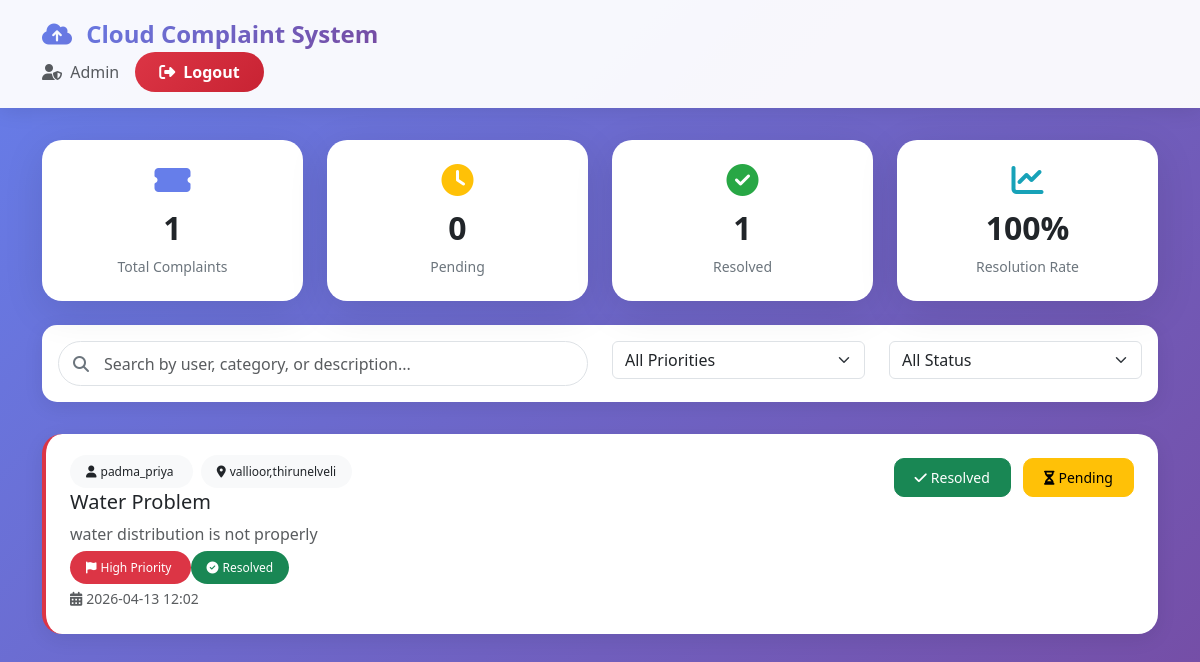
The page /admin (signed in) on the database its author committed.
### tables this page shows
CREATE TABLE complaints (
    id INTEGER PRIMARY KEY AUTOINCREMENT,
    user TEXT,
    category TEXT,
    description TEXT,
    location TEXT,
    priority TEXT,
    date TEXT,
    status TEXT
);

### app.py (the view)
@app.route('/admin')
def admin():
    if 'user' not in session or session.get('role') != 'admin':
        return "Access Denied ❌"
    db = get_db()
    complaints = db.execute("SELECT * FROM complaints").fetchall()
    return render_template("admin.html", complaints=complaints)

### app.py (called while the page is built)
def get_db():
    return sqlite3.connect("database.db")

### templates/admin.html (shortened to what this page needs)
<!DOCTYPE html>
<html lang="en">
<head>
    <link href="https://cdn.jsdelivr.net/npm/bootstrap@5.3.0/dist/css/bootstrap.min.css" rel="stylesheet">
    <link rel="stylesheet" href="https://cdnjs.cloudflare.com/ajax/libs/font-awesome/6.5.1/css/all.min.css">
</head>
<body>
<nav class="navbar-glass">
    <div class="container">
        <span class="navbar-brand">
            <i class="fas fa-cloud-upload-alt me-2"></i>
            Cloud Complaint System
        </span>
        <div class="d-flex align-items-center">
            <span class="text-muted me-3">
                <i class="fas fa-user-shield me-1"></i>
                Admin
            </span>
            <a href="/logout" class="logout-btn">
                <i class="fas fa-sign-out-alt me-2"></i>Logout
            </a>
        </div>
    </div>
</nav>
<div class="container">
    <div class="row">
        <div class="col-md-3">
            <div class="stat-card">
                <i class="fas fa-ticket-alt fa-2x mb-2" style="color: #667eea;"></i>
                <div class="stat-value">{{ complaints|length }}</div>
                <div class="stat-label">Total Complaints</div>
            </div>
        </div>
        <div class="col-md-3">
            <div class="stat-card">
                <i class="fas fa-clock fa-2x mb-2" style="color: #ffc107;"></i>
                <div class="stat-value" id="pendingCount">0</div>
                <div class="stat-label">Pending</div>
            </div>
        </div>
        <div class="col-md-3">
            <div class="stat-card">
                <i class="fas fa-check-circle fa-2x mb-2" style="color: #28a745;"></i>
                <div class="stat-value" id="resolvedCount">0</div>
                <div class="stat-label">Resolved</div>
            </div>
        </div>
        <div class="col-md-3">
            <div class="stat-card">
                <i class="fas fa-chart-line fa-2x mb-2" style="color: #17a2b8;"></i>
                <div class="stat-value" id="resolutionRate">0%</div>
                <div class="stat-label">Resolution Rate</div>
            </div>
        </div>
    </div>
    <div class="filter-bar">
        <div class="row">
            <div class="col-md-6 mb-3 mb-md-0">
                <div class="search-box">
                    <i class="fas fa-search"></i>
                    <input type="text" id="searchInput" class="form-control" placeholder="Search by user, category, or description...">
                </div>
            </div>
            <div class="col-md-3 mb-3 mb-md-0">
                <select id="priorityFilter" class="form-select">
                    <option value="all">All Priorities</option>
                </select>
            </div>
            <div class="col-md-3">
                <select id="statusFilter" class="form-select">
                    <option value="all">All Status</option>
                </select>
            </div>
        </div>
    </div>
    <div class="row">
        <div class="col-md-12">
            <div id="complaintsList">
                {% for c in complaints %}
                <div class="complaint-card priority-{{c[5]}}" data-priority="{{c[5]}}" data-status="{{c[7]}}" data-search="{{c[1]}} {{c[2]}} {{c[3]}}">
                    <div class="row">
                        <div class="col-md-8">
                            <div class="mb-2">
                                <span class="badge-custom bg-light me-2">
                                    <i class="fas fa-user me-1"></i>{{c[1]}}
                                </span>
                                <span class="badge-custom bg-light">
                                    <i class="fas fa-map-marker-alt me-1"></i>{{c[4]}}
                                </span>
                            </div>
                            <h5 class="mb-2">{{c[2]}}</h5>
                            <p class="text-muted mb-2">{{c[3]}}</p>
                            <div class="mb-2">
                                <span class="badge-custom {% if c[5] == 'High' %}bg-danger text-white{% elif c[5] == 'Medium' %}bg-warning text-dark{% else %}bg-success text-white{% endif %}">
                                    <i class="fas fa-flag me-1"></i>{{c[5]}} Priority
                                </span>
                                <span class="badge-custom {% if c[7] == 'Resolved' %}bg-success text-white{% else %}bg-warning text-dark{% endif %}">
                                    <i class="fas {% if c[7] == 'Resolved' %}fa-check-circle{% else %}fa-clock{% endif %} me-1"></i>{{c[7]}}
                                </span>
                            </div>
                            <small class="text-muted">
                                <i class="fas fa-calendar-alt me-1"></i>{{c[6]}}
                            </small>
                        </div>
                        <div class="col-md-4 text-md-end mt-3 mt-md-0">
                            <a href="/update_status/{{c[0]}}/Resolved" class="btn btn-success btn-sm btn-action me-2" onclick="return confirm('Mark this complaint as resolved?')">
                                <i class="fas fa-check me-1"></i>Resolved
                            </a>
                            <a href="/update_status/{{c[0]}}/Pending" class="btn btn-warning btn-sm btn-action" onclick="return confirm('Mark this complaint as pending?')">
                                <i class="fas fa-hourglass-half me-1"></i>Pending
                            </a>
                        </div>
                    </div>
                </div>
                {% endfor %}
            </div>
        </div>
    </div>
</div>
</body>
</html>

### templates/admin.html (style rules this page uses)
body { font-family: 'Segoe UI', Tahoma, Geneva, Verdana, sans-serif; background: linear-gradient(135deg, #667eea 0%, #764ba2 100%); min-height: 100vh; padding-bottom: 2rem; }
.navbar-glass { background: rgba(255, 255, 255, 0.95); box-shadow: 0 2px 20px rgba(0,0,0,0.1); padding: 1rem 0; margin-bottom: 2rem; }
.navbar-brand { font-weight: 800; font-size: 1.5rem; background: linear-gradient(135deg, #667eea 0%, #764ba2 100%); -webkit-background-clip: text; -webkit-text-fill-color: transparent; }
.stat-card { background: white; border-radius: 20px; padding: 1.5rem; margin-bottom: 1.5rem; box-shadow: 0 10px 40px rgba(0,0,0,0.1); transition: transform 0.3s ease; text-align: center; }
.stat-value { font-size: 2rem; font-weight: 800; margin-bottom: 0.25rem; }
.stat-label { color: #6c757d; font-size: 0.875rem; font-weight: 500; }
.complaint-card { background: white; border-radius: 20px; padding: 1.5rem; margin-bottom: 1.5rem; box-shadow: 0 5px 20px rgba(0,0,0,0.08); transition: all 0.3s ease; border-left: 4px solid; }
.priority-High { border-left-color: #dc3545; }
.badge-custom { padding: 0.5rem 1rem; border-radius: 50px; font-weight: 500; font-size: 0.75rem; }
.filter-bar { background: white; border-radius: 15px; padding: 1rem; margin-bottom: 2rem; box-shadow: 0 5px 20px rgba(0,0,0,0.08); }
.search-box { position: relative; }
.search-box i { position: absolute; left: 15px; top: 50%; transform: translateY(-50%); color: #6c757d; }
.search-box input { padding-left: 45px; border-radius: 50px; border: 1px solid #dee2e6; height: 45px; }
.btn-action { border-radius: 10px; padding: 0.5rem 1.25rem; font-weight: 500; transition: all 0.3s ease; }
.logout-btn { background: linear-gradient(135deg, #dc3545, #c82333); border: none; border-radius: 50px; padding: 0.5rem 1.5rem; font-weight: 600; color: white; text-decoration: none; }

### rows shown on the page
complaints: user "padma_priya", location "vallioor,thirunelveli", category "Water Problem", description "water distribution is not properly", priority "High", status "Resolved", date "2026-04-13 12:02"

### other values the page prints
{{ complaints|length }} "1"
